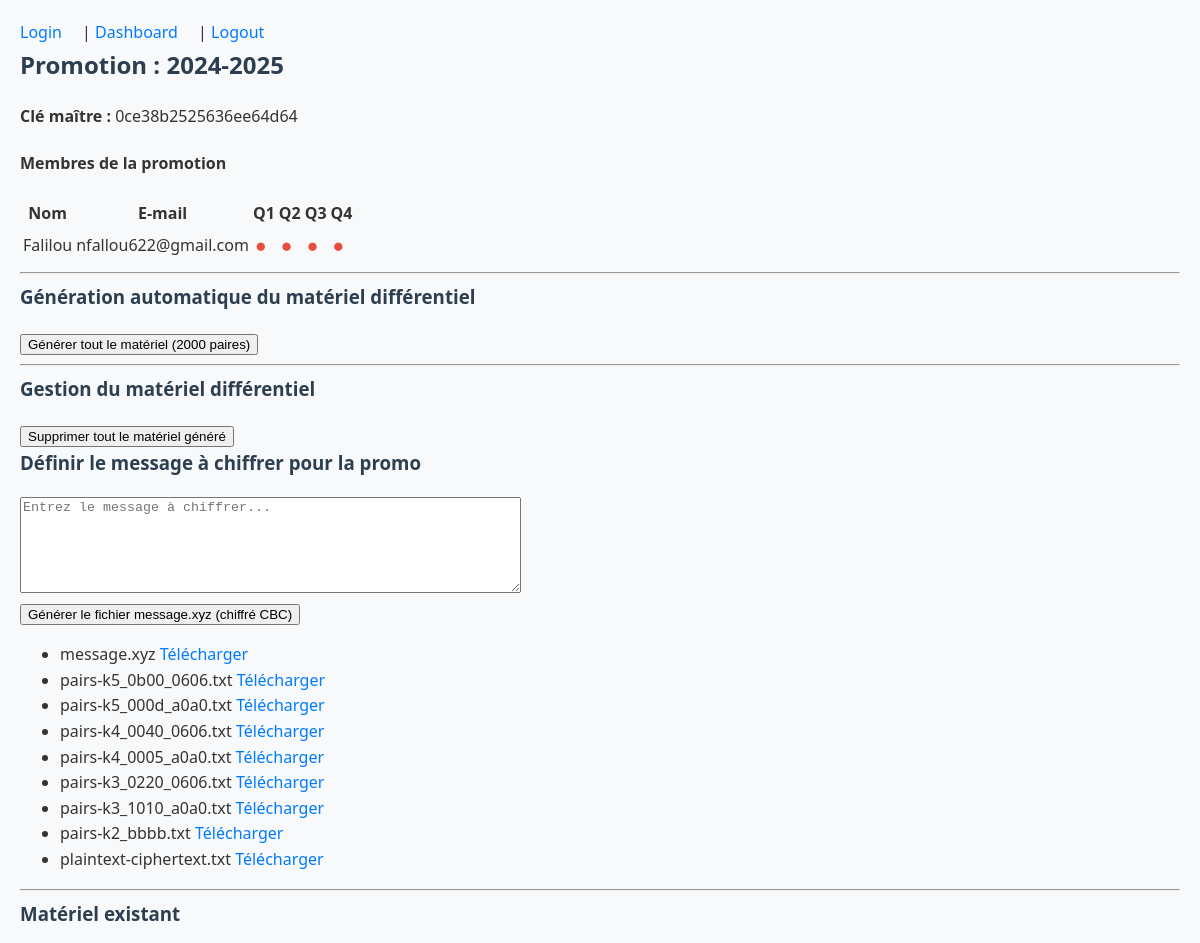
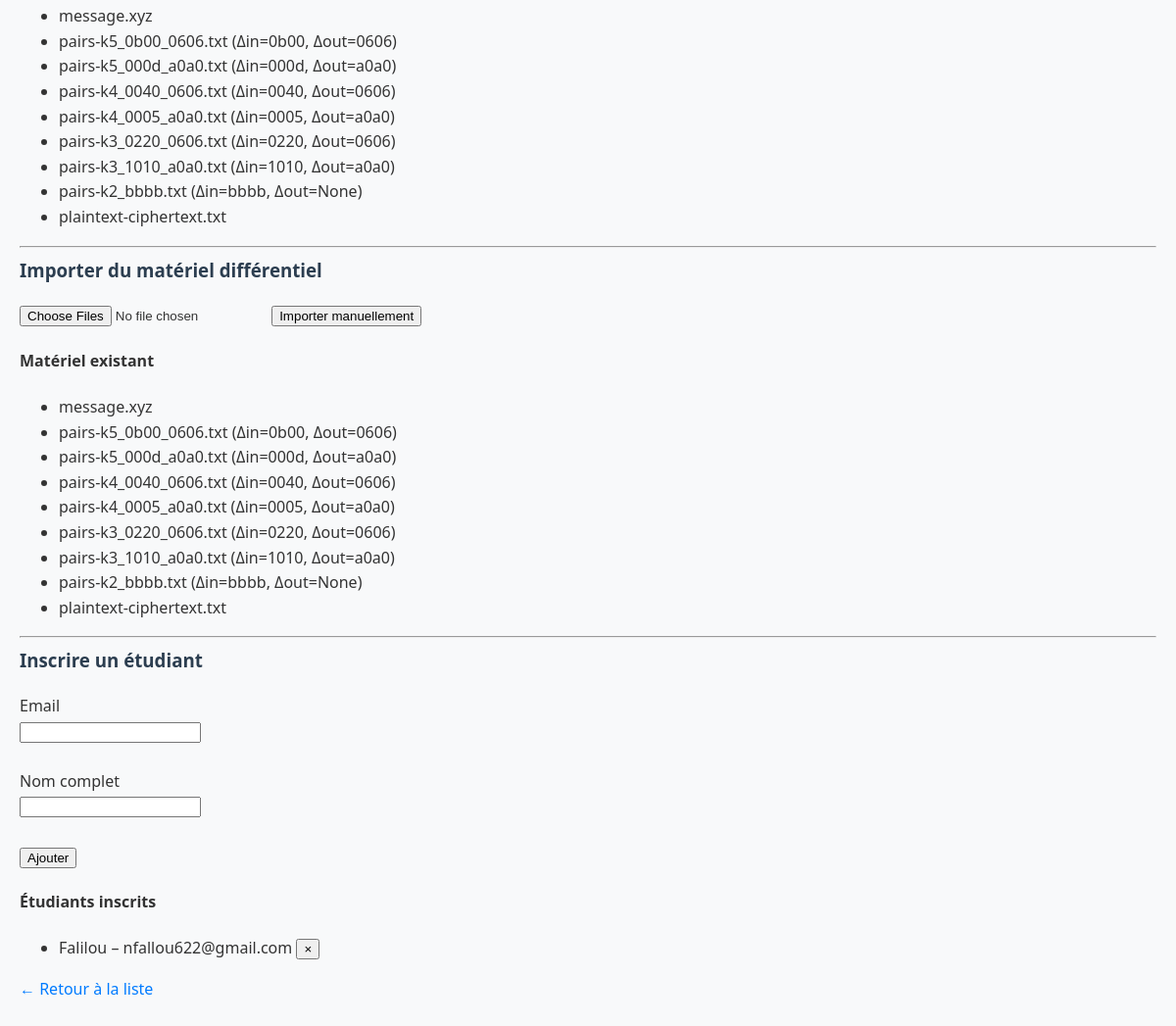
Page /admin/promotions/1 (signed in) on the committed database (2 pictures, top to bottom).
### app/models.py (models this page shows, shortened)
class Cohort(db.Model):
    __tablename__ = 'promotions'
    id         = db.Column(db.Integer, primary_key=True)
    name       = db.Column(db.String(64), unique=True, nullable=False)
    key_master = db.Column(db.String(80), nullable=False)
    users      = db.relationship('User', backref='cohort', cascade='all, delete-orphan', lazy='dynamic')
    materials  = db.relationship('CryptoMaterial', back_populates='cohort', cascade='all, delete-orphan')

class User(UserMixin, db.Model):
    __tablename__ = 'users'
    id       = db.Column(db.Integer,   primary_key=True)
    email    = db.Column(db.String(120), unique=True, nullable=False)
    name     = db.Column(db.String(80),  nullable=False)
    hashed_password = db.Column(db.String(128), nullable=False)
    role     = db.Column(db.Enum(UserRole), default=UserRole.student, nullable=False)
    cohort_id = db.Column(db.Integer, db.ForeignKey('promotions.id'), nullable=True)
    @property
    def password(self):
        raise AttributeError("password is write-only")

class CryptoMaterial(db.Model):
    __tablename__ = 'crypto_materials'
    id          = db.Column(db.Integer, primary_key=True)
    cohort_id   = db.Column(db.Integer, db.ForeignKey('promotions.id'), nullable=False)
    filename    = db.Column(db.String(256), nullable=False)
    delta_in    = db.Column(db.String(64), nullable=True)
    delta_out   = db.Column(db.String(64), nullable=True)
    uploaded_at = db.Column(db.DateTime, default=datetime.utcnow)
    cohort      = db.relationship('Cohort', back_populates='materials')

### app/routes/promotions.py (the view)
@promo_bp.route('/<int:pid>', methods=['GET'])
@login_required
def detail_promotion(pid):
    c = Cohort.query.get_or_404(pid)
    users = c.users  # ou User.query.filter_by(cohort_id=pid).all()
    questions = ["Q1", "Q2", "Q3", "Q4"]  # Mets ici tes vraies questions
    progress = {}
    for u in users:
        progress[u] = {}
        for q in questions:
            sub = Submission.query.filter_by(user_id=u.id, question=q).order_by(Submission.id.desc()).first()
            progress[u][q] = sub.status if sub else "pending"
    return render_template(
        "teacher/promotions/detail.html",
        cohort=c,
        users=users,
        questions=questions,
        progress=progress
    )

### app/routes/auth.py (called while the page is built)
@login.user_loader # Charge l'utilisateur pour Flask-Login
def load_user(uid):
    return User.query.get(int(uid))

### app/templates/teacher/promotions/detail.html (shortened to what this page needs)
{% extends 'teacher/dashboard.html' %}
{% block content %}
  <h2>Promotion : {{ cohort.name }}</h2>
  <p><strong>Clé maître :</strong> {{ cohort.key_master }}</p>
<h4>Membres de la promotion</h4>
<table>
  <thead>
    <tr>
      <th>Nom</th>
      <th>E-mail</th>
      {% for q in questions %}
        <th>{{ q }}</th>
      {% endfor %}
    </tr>
  </thead>
  <tbody>
    {% for user in users %}
    <tr>
      <td>{{ user.name }}</td>
      <td>{{ user.email }}</td>
      {% for q in questions %}
        <td>
          {% set status = progress[user][q] %}
          <span class="status-dot
            {% if status == 'done' %}status-done{% elif status == 'failed' %}status-failed{% else %}status-pending{% endif %}">
            ●
          </span>
        </td>
      {% endfor %}
    </tr>
    {% endfor %}
  </tbody>
</table>
  <hr>
  <h3>Génération automatique du matériel différentiel</h3>
  <form method="post"
        action="{{ url_for('admin_promotions.generate_material', pid=cohort.id) }}">
    <button type="submit">Générer tout le matériel ({{ config.N_PAIRS }} paires)</button>
  </form>
<hr>
<h3>Gestion du matériel différentiel</h3>
<form method="post"
      action="{{ url_for('admin_promotions.clear_material', pid=cohort.id) }}"
      onsubmit="return confirm('Voulez-vous vraiment supprimer tout le matériel différentiel de cette promotion ?');">
  <button type="submit">Supprimer tout le matériel généré</button>
</form>
<h3>Définir le message à chiffrer pour la promo</h3>
<form method="post" action="{{ url_for('admin_promotions.set_message', pid=cohort.id) }}">
  <textarea name="plaintext_msg" rows="6" cols="60" placeholder="Entrez le message à chiffrer..." required></textarea><br>
  <button type="submit">Générer le fichier message.xyz (chiffré CBC)</button>
</form>
<ul>
  {% for m in cohort.materials %}
    <li>
      {{ m.filename }}
      <a href="{{ url_for('admin_promotions.download_material', pid=cohort.id, filename=m.filename|urlencode) }}">
  Télécharger
        </a>
    </li>
  {% endfor %}
</ul>
  <hr>
  <h3>Matériel existant</h3>
  {% if cohort.materials %}
    <ul>
      {% for m in cohort.materials %}
        <li>
          {{ m.filename }}
          {% if m.delta_in %}(Δin={{ m.delta_in }}, Δout={{ m.delta_out }}){% endif %}
        </li>
  {% endfor %}
    </ul>
  {% else %}
    <p>Aucun fichier synchronisé.</p>
  {% endif %}
  <hr>
  <h3>Importer du matériel différentiel</h3>
  <form method="post"
        action="{{ url_for('admin_promotions.upload_material', pid=cohort.id) }}"
        enctype="multipart/form-data">
    <input type="file" name="files" multiple required>
    <button type="submit">Importer manuellement</button>
  </form>
  {% if cohort.materials %}
    <h4>Matériel existant</h4>
    <ul>
      {% for m in cohort.materials %}
        <li>
          {{ m.filename }}
          {% if m.delta_in %}(Δin={{ m.delta_in }}, Δout={{ m.delta_out }}){% endif %}
        </li>
      {% endfor %}
    </ul>
  {% endif %}
  <hr>
  <h3>Inscrire un étudiant</h3>
  <form method="post" action="{{ url_for('admin_promotions.add_student', pid=cohort.id) }}">
    <label>Email<br><input name="email" type="email" required></label><br><br>
    <label>Nom complet<br><input name="name" required></label><br><br>
    <button type="submit">Ajouter</button>
  </form>
  {% if cohort.users %}
    <h4>Étudiants inscrits</h4>
    <ul>
      {% for u in cohort.users %}
      <li>
        {{ u.name }} – {{ u.email }}
        <form method="post"
              action="{{ url_for('admin_promotions.delete_student',
                                  pid=cohort.id, uid=u.id) }}"
              style="display:inline"
              onsubmit="return confirm('Supprimer {{ u.name }} ?');">
          <button type="submit">×</button>
        </form>
      </li>
      {% endfor %}
    </ul>
  {% endif %}
  <p><a href="{{ url_for('admin_promotions.list_promotions') }}">← Retour à la liste</a></p>
{% endblock %}

### app/static/style.css (style rules this page uses)
body { font-family: sans-serif; margin: 2em; }
body { font-family: 'Segoe UI', Arial, sans-serif; line-height: 1.6; margin: 0; padding: 20px; background-color: #f8f9fa; color: #333; }
h1, h2, h3 { color: #2c3e50; margin-top: 0; }
a { color: #007bff; text-decoration: none; transition: color 0.3s ease; }
.status-dot { font-size: 1.2em; font-weight: bold; vertical-align: middle; margin: 0 2px; }
.status-pending { color: #e74c3c; }

### rows in the picture
Cohort: name "2024-2025", key_master "0ce38b2525636ee64d64"
User: name "Falilou", email "nfallou622@gmail.com"
CryptoMaterial: filename "message.xyz"
CryptoMaterial: filename "pairs-k5_0b00_0606.txt", delta_in "0b00", delta_out "0606"
CryptoMaterial: filename "pairs-k5_000d_a0a0.txt", delta_in "000d", delta_out "a0a0"
CryptoMaterial: filename "pairs-k4_0040_0606.txt", delta_in "0040", delta_out "0606"
CryptoMaterial: filename "pairs-k4_0005_a0a0.txt", delta_in "0005", delta_out "a0a0"
CryptoMaterial: filename "pairs-k3_0220_0606.txt", delta_in "0220", delta_out "0606"
CryptoMaterial: filename "pairs-k3_1010_a0a0.txt", delta_in "1010", delta_out "a0a0"
CryptoMaterial: filename "pairs-k2_bbbb.txt", delta_in "bbbb", delta_out "None"
CryptoMaterial: filename "plaintext-ciphertext.txt"

### other values in the picture
{{ q }} "Q1" "Q2" "Q3" "Q4"
{{ config.N_PAIRS }} "2000"
